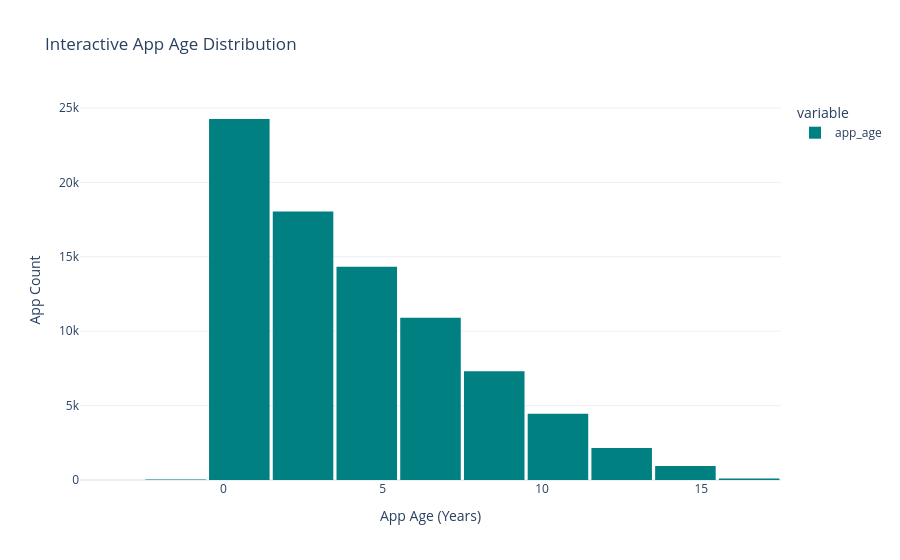

Notebook cell for this chart:
### Code cell
import plotly.express as px

plot_data = apps['app_age'].dropna()
fig = px.histogram(
    plot_data, 
    nbins=15, 
    title='Interactive App Age Distribution',
    labels={'value': 'App Age (Years)', 'count': 'Number of Apps'},
    color_discrete_sequence=['teal']
)

fig.update_layout(
    xaxis_title='App Age (Years)',
    yaxis_title='App Count',
    bargap=0.05,
    template='plotly_white'
)

fig.show()

### Figure 1 — Plotly figure (JSON) as saved in the notebook; plotly's stock layout.template omitted (floating-point values rounded to 4 significant figures; data arrays with more than 128 entries replaced by an {"elided": "..."} marker saying what was removed)
{"data": [{"bingroup": "x", "hovertemplate": "variable=app_age<br>App Age (Years)=%{x}<br>count=%{y}<extra></extra>", "legendgroup": "app_age", "marker": {"color": "teal", "pattern": {"shape": ""}}, "name": "app_age", "nbinsx": 15, "orientation": "v", "showlegend": true, "type": "histogram", "x": {"elided": "82546 int values"}, "xaxis": "x", "yaxis": "y"}], "layout": {"bargap": 0.05, "barmode": "relative", "legend": {"title": {"text": "variable"}, "tracegroupgap": 0}, "title": {"text": "Interactive App Age Distribution"}, "xaxis": {"anchor": "y", "domain": [0, 1], "title": {"text": "App Age (Years)"}}, "yaxis": {"anchor": "x", "domain": [0, 1], "title": {"text": "App Count"}}}}
